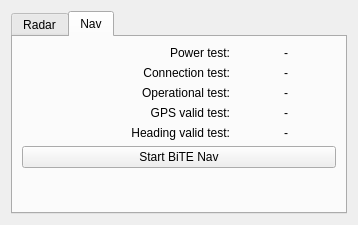
<?xml version="1.0" encoding="UTF-8"?>
<ui version="4.0">
 <class>DialogBIT</class>
 <widget class="QDialog" name="DialogBIT">
  <property name="geometry">
   <rect>
    <x>0</x>
    <y>0</y>
    <width>358</width>
    <height>225</height>
   </rect>
  </property>
  <property name="sizePolicy">
   <sizepolicy hsizetype="Fixed" vsizetype="Fixed">
    <horstretch>0</horstretch>
    <verstretch>0</verstretch>
   </sizepolicy>
  </property>
  <property name="minimumSize">
   <size>
    <width>330</width>
    <height>220</height>
   </size>
  </property>
  <property name="maximumSize">
   <size>
    <width>360</width>
    <height>230</height>
   </size>
  </property>
  <property name="windowTitle">
   <string>Menu BiTE</string>
  </property>
  <layout class="QVBoxLayout" name="verticalLayout">
   <item>
    <widget class="QTabWidget" name="tabWidget">
     <property name="currentIndex">
      <number>1</number>
     </property>
     <widget class="QWidget" name="tabRadar">
      <attribute name="title">
       <string>Radar</string>
      </attribute>
      <layout class="QVBoxLayout" name="verticalLayout_2">
       <item>
        <layout class="QHBoxLayout" name="horizontalLayout_40">
         <item>
          <widget class="QLabel" name="label_5">
           <property name="text">
            <string>Power test:</string>
           </property>
           <property name="alignment">
            <set>Qt::AlignRight|Qt::AlignTrailing|Qt::AlignVCenter</set>
           </property>
          </widget>
         </item>
         <item>
          <widget class="QLabel" name="labelRadarPowerTest">
           <property name="maximumSize">
            <size>
             <width>100</width>
             <height>16777215</height>
            </size>
           </property>
           <property name="text">
            <string>-</string>
           </property>
           <property name="alignment">
            <set>Qt::AlignCenter</set>
           </property>
          </widget>
         </item>
        </layout>
       </item>
       <item>
        <layout class="QHBoxLayout" name="horizontalLayout_41">
         <item>
          <widget class="QLabel" name="label_6">
           <property name="text">
            <string>Connection test:</string>
           </property>
           <property name="alignment">
            <set>Qt::AlignRight|Qt::AlignTrailing|Qt::AlignVCenter</set>
           </property>
          </widget>
         </item>
         <item>
          <widget class="QLabel" name="labelRadarConnTest">
           <property name="maximumSize">
            <size>
             <width>100</width>
             <height>16777215</height>
            </size>
           </property>
           <property name="text">
            <string>-</string>
           </property>
           <property name="alignment">
            <set>Qt::AlignCenter</set>
           </property>
          </widget>
         </item>
        </layout>
       </item>
       <item>
        <layout class="QHBoxLayout" name="horizontalLayout_42">
         <item>
          <widget class="QLabel" name="label_7">
           <property name="text">
            <string>Operational test:</string>
           </property>
           <property name="alignment">
            <set>Qt::AlignRight|Qt::AlignTrailing|Qt::AlignVCenter</set>
           </property>
          </widget>
         </item>
         <item>
          <widget class="QLabel" name="labelRadarOpTest">
           <property name="maximumSize">
            <size>
             <width>100</width>
             <height>16777215</height>
            </size>
           </property>
           <property name="text">
            <string>-</string>
           </property>
           <property name="alignment">
            <set>Qt::AlignCenter</set>
           </property>
          </widget>
         </item>
        </layout>
       </item>
       <item>
        <widget class="QPushButton" name="pushButtonBITRadar">
         <property name="text">
          <string>Start BiTE Radar</string>
         </property>
        </widget>
       </item>
       <item>
        <spacer name="verticalSpacer_5">
         <property name="orientation">
          <enum>Qt::Vertical</enum>
         </property>
         <property name="sizeHint" stdset="0">
          <size>
           <width>20</width>
           <height>40</height>
          </size>
         </property>
        </spacer>
       </item>
      </layout>
     </widget>
     <widget class="QWidget" name="tabNav">
      <attribute name="title">
       <string>Nav</string>
      </attribute>
      <layout class="QVBoxLayout" name="verticalLayout_6">
       <item>
        <layout class="QHBoxLayout" name="horizontalLayout_57">
         <item>
          <widget class="QLabel" name="label_22">
           <property name="text">
            <string>Power test:</string>
           </property>
           <property name="alignment">
            <set>Qt::AlignRight|Qt::AlignTrailing|Qt::AlignVCenter</set>
           </property>
          </widget>
         </item>
         <item>
          <widget class="QLabel" name="labelNavPowerTest">
           <property name="maximumSize">
            <size>
             <width>100</width>
             <height>16777215</height>
            </size>
           </property>
           <property name="text">
            <string>-</string>
           </property>
           <property name="alignment">
            <set>Qt::AlignCenter</set>
           </property>
          </widget>
         </item>
        </layout>
       </item>
       <item>
        <layout class="QHBoxLayout" name="horizontalLayout_55">
         <item>
          <widget class="QLabel" name="label_20">
           <property name="text">
            <string>Connection test:</string>
           </property>
           <property name="alignment">
            <set>Qt::AlignRight|Qt::AlignTrailing|Qt::AlignVCenter</set>
           </property>
          </widget>
         </item>
         <item>
          <widget class="QLabel" name="labelNavConTest">
           <property name="maximumSize">
            <size>
             <width>100</width>
             <height>16777215</height>
            </size>
           </property>
           <property name="text">
            <string>-</string>
           </property>
           <property name="alignment">
            <set>Qt::AlignCenter</set>
           </property>
          </widget>
         </item>
        </layout>
       </item>
       <item>
        <layout class="QHBoxLayout" name="horizontalLayout_59">
         <item>
          <widget class="QLabel" name="label_24">
           <property name="text">
            <string>Operational test:</string>
           </property>
           <property name="alignment">
            <set>Qt::AlignRight|Qt::AlignTrailing|Qt::AlignVCenter</set>
           </property>
          </widget>
         </item>
         <item>
          <widget class="QLabel" name="labelNavOpTest">
           <property name="maximumSize">
            <size>
             <width>100</width>
             <height>16777215</height>
            </size>
           </property>
           <property name="text">
            <string>-</string>
           </property>
           <property name="alignment">
            <set>Qt::AlignCenter</set>
           </property>
          </widget>
         </item>
        </layout>
       </item>
       <item>
        <layout class="QHBoxLayout" name="horizontalLayout_60">
         <item>
          <widget class="QLabel" name="label_25">
           <property name="text">
            <string>GPS valid test:</string>
           </property>
           <property name="alignment">
            <set>Qt::AlignRight|Qt::AlignTrailing|Qt::AlignVCenter</set>
           </property>
          </widget>
         </item>
         <item>
          <widget class="QLabel" name="labelNavGPSValidTest">
           <property name="maximumSize">
            <size>
             <width>100</width>
             <height>16777215</height>
            </size>
           </property>
           <property name="text">
            <string>-</string>
           </property>
           <property name="alignment">
            <set>Qt::AlignCenter</set>
           </property>
          </widget>
         </item>
        </layout>
       </item>
       <item>
        <layout class="QHBoxLayout" name="horizontalLayout_56">
         <item>
          <widget class="QLabel" name="label_21">
           <property name="text">
            <string>Heading valid test:</string>
           </property>
           <property name="alignment">
            <set>Qt::AlignRight|Qt::AlignTrailing|Qt::AlignVCenter</set>
           </property>
          </widget>
         </item>
         <item>
          <widget class="QLabel" name="labelNavHdtValidTest">
           <property name="maximumSize">
            <size>
             <width>100</width>
             <height>16777215</height>
            </size>
           </property>
           <property name="text">
            <string>-</string>
           </property>
           <property name="alignment">
            <set>Qt::AlignCenter</set>
           </property>
          </widget>
         </item>
        </layout>
       </item>
       <item>
        <widget class="QPushButton" name="pushButtonBITNav">
         <property name="text">
          <string>Start BiTE Nav</string>
         </property>
        </widget>
       </item>
       <item>
        <spacer name="verticalSpacer">
         <property name="orientation">
          <enum>Qt::Vertical</enum>
         </property>
         <property name="sizeHint" stdset="0">
          <size>
           <width>20</width>
           <height>40</height>
          </size>
         </property>
        </spacer>
       </item>
      </layout>
     </widget>
    </widget>
   </item>
  </layout>
 </widget>
 <resources/>
 <connections/>
</ui>
